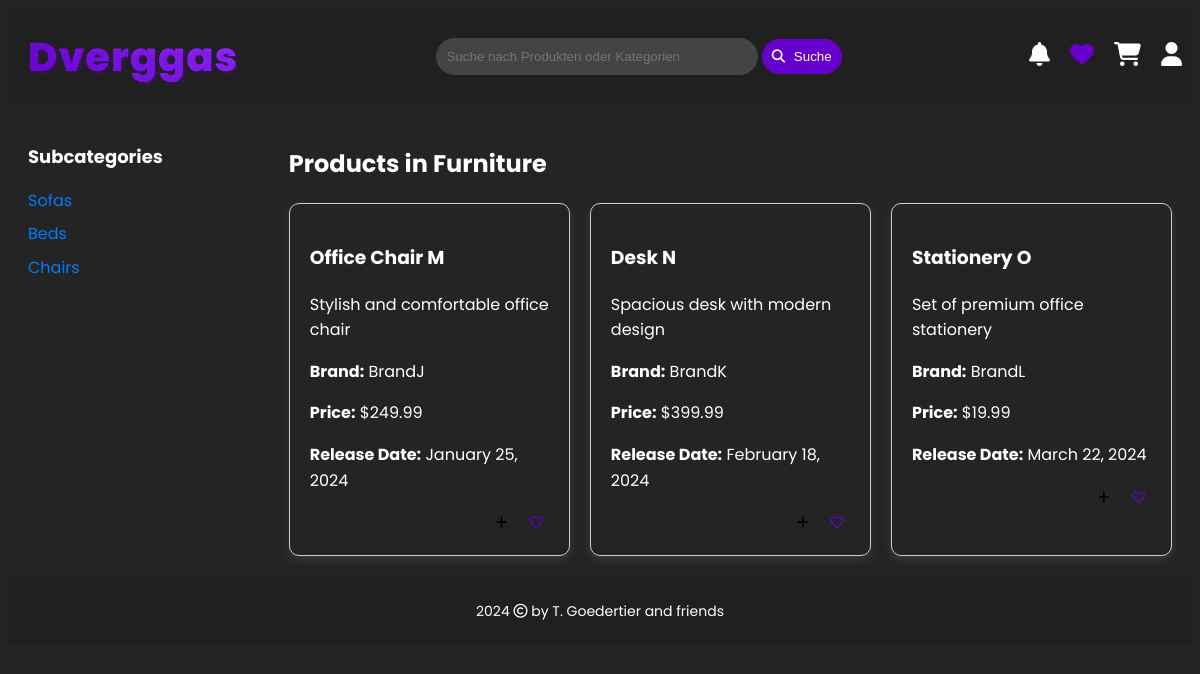
Screenshot of /category.php?id=3 with the database file from the repository.
### tables this page shows
CREATE TABLE IF NOT EXISTS categories (
    id INT PRIMARY KEY AUTO_INCREMENT,
    name VARCHAR(255) NOT NULL,
    parent_id INT NULL,
    FOREIGN KEY (parent_id) REFERENCES categories(id)
);

CREATE TABLE IF NOT EXISTS products (
    id INT AUTO_INCREMENT PRIMARY KEY,
    category_id INT,
    title VARCHAR(48) NOT NULL,
    prod_desc VARCHAR(255) NULL,
    price DECIMAL(12, 2) NULL,
    brand VARCHAR(16) NOT NULL,
    release_date TIMESTAMP NOT NULL,
    upload_date TIMESTAMP DEFAULT CURRENT_TIMESTAMP,
    FOREIGN KEY (category_id) REFERENCES categories(id)
);

### category.php (the view, shortened to what this page needs)
<?php
include_once 'include/head.php';
include_once 'include/header.php';
include_once 'db/connection.php';
$category_id = isset($_GET['id']) ? intval($_GET['id']) : 0;
$query_category = "SELECT * FROM categories WHERE id = $category_id LIMIT 1";
$result_category = mysqli_query($conn, $query_category);
$category = mysqli_fetch_assoc($result_category);
$query_subcategories = "SELECT id, name FROM categories WHERE parent_id = $category_id";
$result_subcategories = mysqli_query($conn, $query_subcategories);
$subcategories = [];
while ($row = mysqli_fetch_assoc($result_subcategories)) {
    $subcategories[] = $row;
}
$subcategory_ids = array_merge([$category_id], array_column($subcategories, 'id'));
$placeholders = implode(',', array_fill(0, count($subcategory_ids), '?'));
$query_products = "SELECT * FROM products WHERE category_id IN ($placeholders)";
$stmt = $conn->prepare($query_products);
$stmt->bind_param(str_repeat('i', count($subcategory_ids)), ...$subcategory_ids);
$stmt->execute();
$result_products = $stmt->get_result();
$products = [];
while ($row = $result_products->fetch_assoc()) {
    $products[] = $row;
}
?>
<div class="main-content" style="display: flex;">
    <aside class="category-menu" style="width: 20%; padding: 20px;">
        <h3>Subcategories</h3>
        <ul>
            <?php foreach ($subcategories as $subcategory): ?>
                <li>
                    <a href="category.php?id=<?= $subcategory['id']; ?>">
                        <?= htmlspecialchars($subcategory['name']); ?>
                    </a>
                </li>
            <?php endforeach; ?>
        </ul>
    </aside>
    <section class="products" style="width: 80%; padding: 20px;">
        <h2>Products in <?= htmlspecialchars($category['name']); ?></h2>
        <?php if (count($products) > 0): ?>
            <div class="product-grid" style="display: grid; grid-template-columns: repeat(3, 1fr); gap: 20px;">
                <?php foreach ($products as $product): ?>
                    <div class="product-card" style="border: 1px solid #ccc; padding: 20px; border-radius: 10px;">
                        <h3><?= htmlspecialchars($product['title']); ?></h3>
                        <p><?= htmlspecialchars($product['prod_desc']); ?></p>
                        <p><strong>Brand:</strong> <?= htmlspecialchars($product['brand']); ?></p>
                        <p><strong>Price:</strong> $<?= number_format($product['price'], 2); ?></p>
                        <p><strong>Release Date:</strong> <?= date("F j, Y", strtotime($product['release_date'])); ?></p>
                        <div class="product-actions">
                            <form class="add-to-cart-form" onsubmit="addToCart(event, this)">
                                <button type="submit" style="background: none; border: none; cursor: pointer;">
                                    <i class="fa-solid fa-plus"></i>
                                </button>
                            </form>
                            <form class="add-to-wishlist-form" onsubmit="addToWishlist(event, this)">
                                <button type="submit" style="background: none; border: none; cursor: pointer;">
                                    <i class="fa-regular fa-heart"></i>
                                </button>
                            </form>
                        </div>
                    </div>
                <?php endforeach; ?>
            </div>
        <?php else: ?>
            <p>No products found in this category.</p>
        <?php endif; ?>
    </section>
</div>
<?php include_once 'include/footer.php'; ?>

### styles/styles.css (style rules this page uses)
:root { --bg-color: #242424; --text-color: white; --header-bg-color: #202020; --card-bg-color: #333; --input-bg-color: #444; --link-color: #007bff; --shadow-color: rgba(255, 255, 255, 0.1); --hover-shadow-color: rgba(255, 255, 255, 0.2); }
body { font-family: 'Poppins', Arial, Helvetica, sans-serif; background-color: var(--bg-color); color: var(--text-color); line-height: 1.6; min-height: 100vh; display: flex; flex-direction: column; }
html, body { height: 100%; }
.category-menu h3 { font-size: 18px; margin-bottom: 10px; }
.category-menu ul { list-style: none; padding: 0; }
.category-menu ul li { margin-bottom: 8px; }
.category-menu ul li a { text-decoration: none; color: var(--link-color); }
.product-grid { display: grid; grid-template-columns: repeat(3, 1fr); gap: 20px; }
.product-card { border: 1px solid var(--card-bg-color); padding: 20px; border-radius: 10px; box-shadow: 0 4px 8px var(--shadow-color); transition: box-shadow 0.3s ease; }
.product-actions { display: flex; gap: 10px; justify-content: flex-end; }
.fa-heart { color: #6600cc; transition: transform 0.3s; }

### rows the page displays
categories: name "Sofas"
categories: name "Beds"
categories: name "Chairs"
categories: name "Furniture"
products: title "Office Chair M", prod_desc "Stylish and comfortable office chair", brand "BrandJ", price "249.99", release_date "January 25, 2024"
products: title "Desk N", prod_desc "Spacious desk with modern design", brand "BrandK", price "399.99", release_date "February 18, 2024"
products: title "Stationery O", prod_desc "Set of premium office stationery", brand "BrandL", price "19.99", release_date "March 22, 2024"
